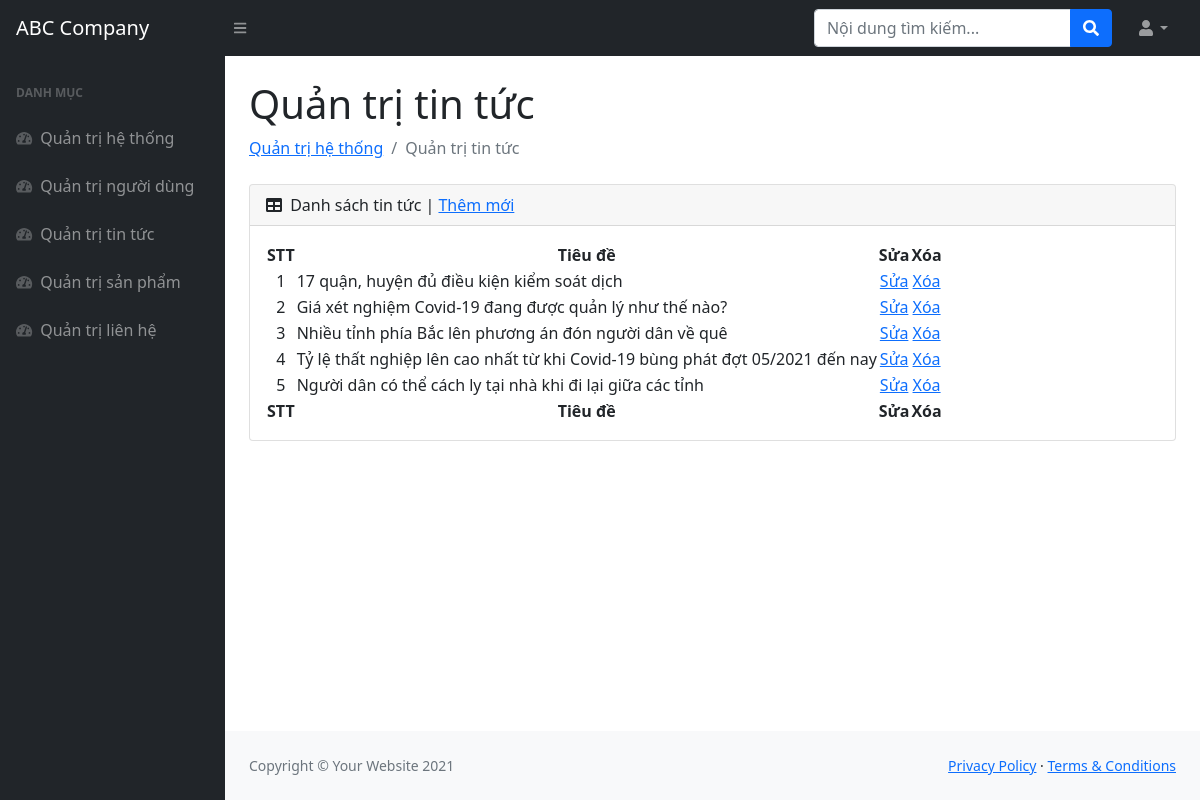
Page /admin/quan_tri_tin_tuc.php (signed in) on the committed database.
### tables this page shows
CREATE TABLE `tbl_tin_tuc` (
  `tin_tuc_id` int(11) NOT NULL,
  `tieu_de` varchar(300) NOT NULL,
  `mo_ta` varchar(500) NOT NULL,
  `noi_dung` text NOT NULL,
  `anh_minh_hoa` varchar(100) DEFAULT NULL,
  `ngay_dang_tin` timestamp NOT NULL DEFAULT CURRENT_TIMESTAMP,
  `so_lan_doc` int(11) NOT NULL DEFAULT '0',
  `ghi_chu` text
);

### admin/quan_tri_tin_tuc.php (the view, shortened to what this page needs)
<!DOCTYPE html>
<html lang="en">
    <head>
        <link href="https://cdn.jsdelivr.net/npm/simple-datatables@latest/dist/style.css" rel="stylesheet" />
        <link href="css/styles.css" rel="stylesheet" />
    </head>
    <body class="sb-nav-fixed">
        <nav class="sb-topnav navbar navbar-expand navbar-dark bg-dark">
            <a class="navbar-brand ps-3" href="index.php">ABC Company</a>
            <button class="btn btn-link btn-sm order-1 order-lg-0 me-4 me-lg-0" id="sidebarToggle" href="#!"><i class="fas fa-bars"></i></button>
            <form class="d-none d-md-inline-block form-inline ms-auto me-0 me-md-3 my-2 my-md-0">
                <div class="input-group">
                    <input class="form-control" type="text" placeholder="Nội dung tìm kiếm..." aria-label="Nội dung tìm kiếm..." aria-describedby="btnNavbarSearch" />
                    <button class="btn btn-primary" id="btnNavbarSearch" type="button"><i class="fas fa-search"></i></button>
                </div>
            </form>
            <ul class="navbar-nav ms-auto ms-md-0 me-3 me-lg-4">
                <li class="nav-item dropdown">
                    <a class="nav-link dropdown-toggle" id="navbarDropdown" href="#" role="button" data-bs-toggle="dropdown" aria-expanded="false"><i class="fas fa-user fa-fw"></i></a>
                </li>
            </ul>
        </nav>
        <div id="layoutSidenav">
            <div id="layoutSidenav_nav">
                <nav class="sb-sidenav accordion sb-sidenav-dark" id="sidenavAccordion">
                    <div class="sb-sidenav-menu">
                        <div class="nav">
                            <div class="sb-sidenav-menu-heading">Danh mục</div>
                            <a class="nav-link" href="index.php">
                                <div class="sb-nav-link-icon"><i class="fas fa-tachometer-alt"></i></div>
                                Quản trị hệ thống
                            </a>
                            <a class="nav-link" href="quan_tri_nguoi_dung.php">
                                <div class="sb-nav-link-icon"><i class="fas fa-tachometer-alt"></i></div>
                                Quản trị người dùng
                            </a>
                            <a class="nav-link" href="quan_tri_tin_tuc.php">
                                <div class="sb-nav-link-icon"><i class="fas fa-tachometer-alt"></i></div>
                                Quản trị tin tức
                            </a>
                            <a class="nav-link" href="quan_tri_san_pham.php">
                                <div class="sb-nav-link-icon"><i class="fas fa-tachometer-alt"></i></div>
                                Quản trị sản phẩm
                            </a>
                            <a class="nav-link" href="quan_tri_lien_he.php">
                                <div class="sb-nav-link-icon"><i class="fas fa-tachometer-alt"></i></div>
                                Quản trị liên hệ
                            </a>
                        </div>
                    </div>
                </nav>
            </div>
            <div id="layoutSidenav_content">
                <main>
                    <div class="container-fluid px-4">
                        <h1 class="mt-4">Quản trị tin tức</h1>
                        <ol class="breadcrumb mb-4">
                            <li class="breadcrumb-item"><a href="index.php">Quản trị hệ thống</a></li>
                            <li class="breadcrumb-item active">Quản trị tin tức</li>
                        </ol>
                        <div class="card mb-4">
                            <div class="card-header">
                                <i class="fas fa-table me-1"></i>
                                Danh sách tin tức | <a href="tin_tuc_them_moi.php">Thêm mới</a>
                            </div>
                            <div class="card-body">
                                <table id="datatablesSimple">
                                    <thead>
                                        <tr>
                                            <th style="text-align: center;">STT</th>
                                            <th style="text-align: center;">Tiêu đề</th>
                                            <th style="text-align: center;">Sửa</th>
                                            <th style="text-align: center;">Xóa</th>
                                        </tr>
                                    </thead>
                                    <tfoot>
                                        <tr>
                                            <th style="text-align: center;">STT</th>
                                            <th style="text-align: center;">Tiêu đề</th>
                                            <th style="text-align: center;">Sửa</th>
                                            <th style="text-align: center;">Xóa</th>
                                        </tr>
                                    </tfoot>
                                    <tbody>
                                    <?php
                                        include('../config.php');
                                        $sql = "
                                                  SELECT *
                                                  FROM tbl_tin_tuc
                                                  ORDER BY tin_tuc_id DESC";
                                        $noi_dung_tin_tuc = mysqli_query($ket_noi, $sql);
                                        $i=0;
                                        while ($row = mysqli_fetch_array($noi_dung_tin_tuc))
                                        {
                                            $i++;
                                    ;?>
                                        <tr>
                                            <td style="text-align: center;"><?php echo $i;?></td>
                                            <td><?php echo $row["tieu_de"];?></td>
                                            <td style="text-align: center;"><a href="tin_tuc_sua.php?id=<?php echo $row['tin_tuc_id'];?>">Sửa</a></td>
                                            <td style="text-align: center;"><a href="tin_tuc_xoa.php?id=<?php echo $row['tin_tuc_id'];?>">Xóa</a></td>
                                        </tr>
                                        <?php
                                        }
                                    ;?>
                                    </tbody>
                                </table>
                            </div>
                        </div>
                    </div>
                </main>
                <footer class="py-4 bg-light mt-auto">
                    <div class="container-fluid px-4">
                        <div class="d-flex align-items-center justify-content-between small">
                            <div class="text-muted">Copyright &copy; Your Website 2021</div>
                            <div>
                                <a href="#">Privacy Policy</a>
                                &middot;
                                <a href="#">Terms &amp; Conditions</a>
                            </div>
                        </div>
                    </div>
                </footer>
            </div>
        </div>
    </body>
</html>

### rows in the picture
tbl_tin_tuc: tieu_de "17 quận, huyện đủ điều kiện kiểm soát dịch"
tbl_tin_tuc: tieu_de "Giá xét nghiệm Covid-19 đang được quản lý như thế nào?"
tbl_tin_tuc: tieu_de "Nhiều tỉnh phía Bắc lên phương án đón người dân về quê"
tbl_tin_tuc: tieu_de "Tỷ lệ thất nghiệp lên cao nhất từ khi Covid-19 bùng phát đợt 05/2021 đến nay"
tbl_tin_tuc: tieu_de "Người dân có thể cách ly tại nhà khi đi lại giữa các tỉnh"
